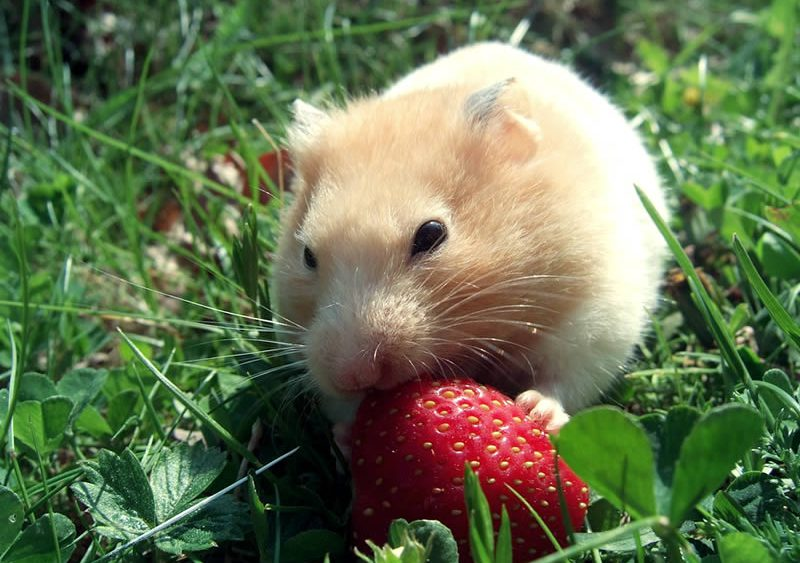
#> input picture image.jpg, 800 x 563 px
$ python photoPovorot.py
#> lines starting #> are read from the running program, lines starting #| are printed output that depends on the picture
import cv2
import numpy as np

image = cv2.imread('image.jpg')
#> image is the input picture: shape (563, 800, 3); mean B, G, R 80.3, 114.9, 101.3
if image is None:
    raise FileNotFoundError("Файл 'image.jpg' не найден. Убедись, что он в той же папке.")

scale = 1.3
resized_image = cv2.resize(image, None, fx=scale, fy=scale, interpolation=cv2.INTER_LINEAR)

angle = 50
(h, w) = resized_image.shape[:2]
#> h = 732; w = 1040
center = (w // 2, h // 2)
#> center = (520, 366)

rotation_matrix = cv2.getRotationMatrix2D(center, angle, 1.0)

rotated_image = cv2.warpAffine(resized_image, rotation_matrix, (w, h))
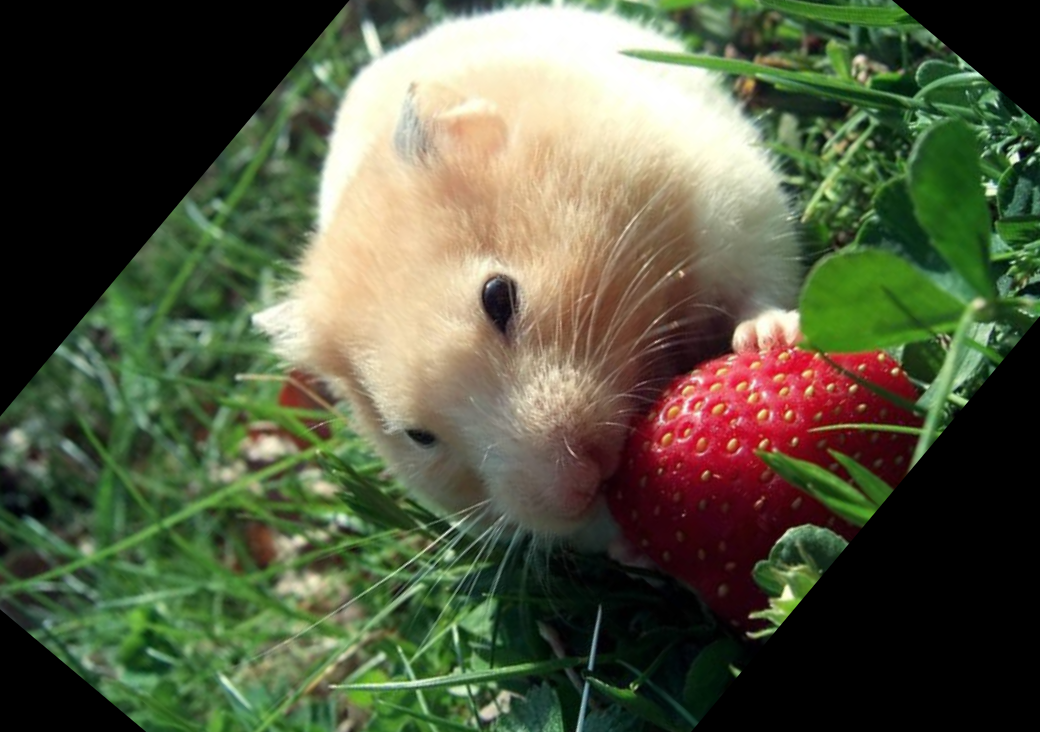
#> rotated_image: shape (732, 1040, 3); mean B, G, R 65.8, 90.4, 85.4

cv2.imshow("Original", image)
cv2.imshow("Resized", resized_image)
cv2.imshow("Rotated", rotated_image)

cv2.waitKey(0)
cv2.destroyAllWindows()
